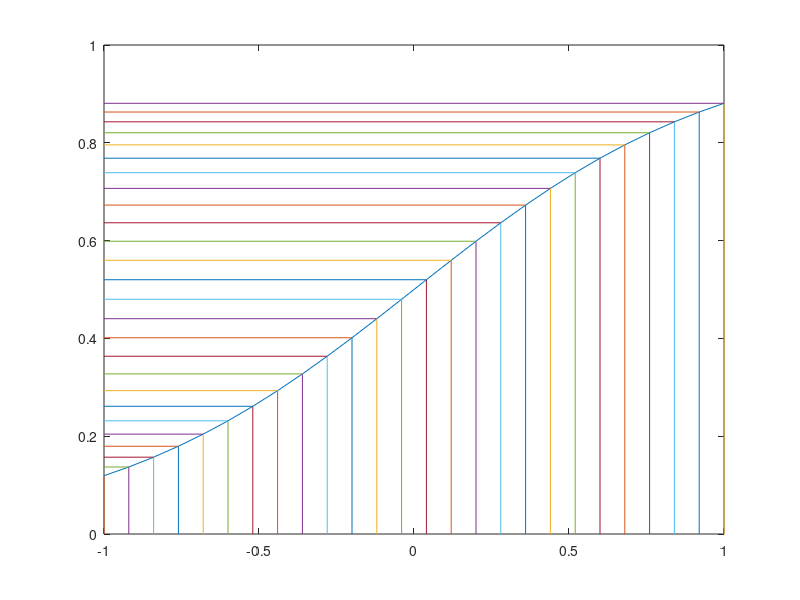
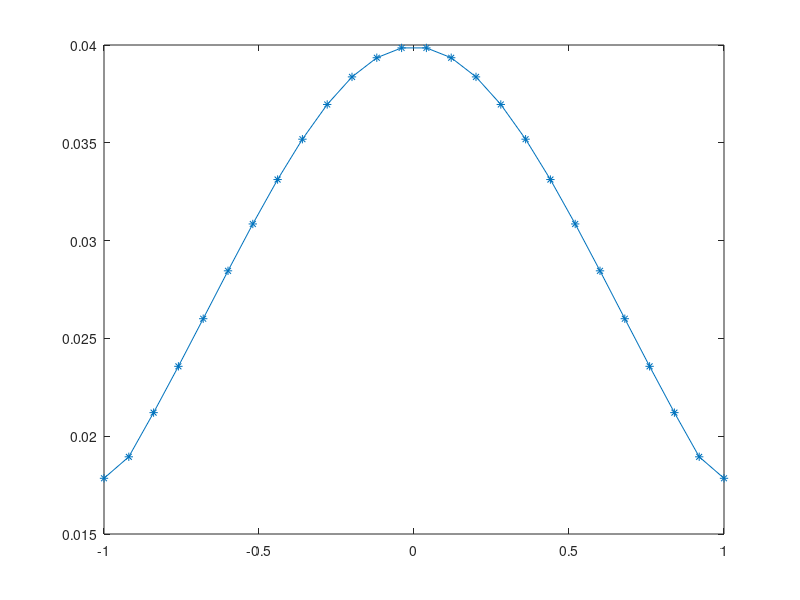
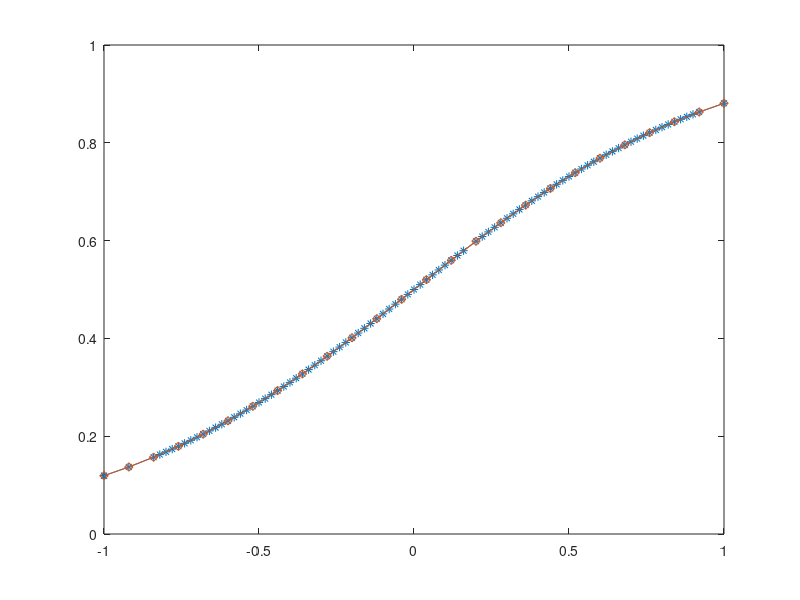
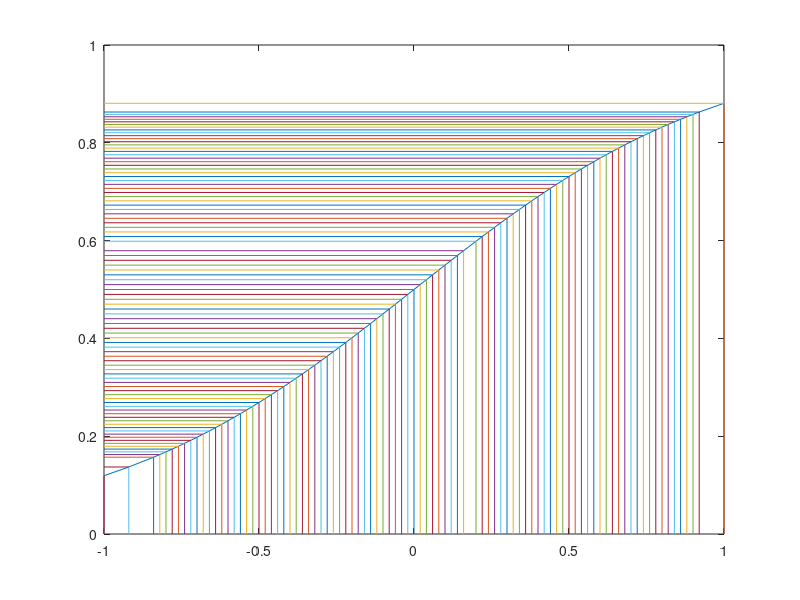

Recreate these plots in MATLAB, in order.
clear all; close all;


%% Test function

r = 0.08; % Step
x = -1:r:1;
n = size(x);
y = 0.5*(1+tanh(x));

figure(1)
plot(x,y) ;
hold on;

for i=1:n(2)
 plot([x(i),x(i)],[0, y(i)]);
 plot([-1,x(i)],[y(i), y(i)]);
end


figure(2)

ydiff1 = gradient(y);

plot(x,ydiff1,'-*')


%% Grid refinement

tol = 1e-2;

% Interpolate to half grid spacing

x_half = -1:r/2:1;
y_half = interp1(x,y,x_half,'spline');

% Find new half-grid gradient

ydiff1_2 = gradient(y_half);

% Adaptive grid
x_adapt = x(1);
for i = 1:n(1,2)-1
    j = 1;
    
    ydifftemp1 = ydiff1_2(2*i-1); % Load half-grid gradient
    ydifftemp2 = ydiff1(i); % Load complete grid gradient
    
    if(abs(ydifftemp1 - ydifftemp2) < tol) % Check if the current gradient is sufficiently low  
        x_adapt = horzcat([x_adapt x(1,i)]); 
    end
    
    if abs(ydifftemp1 - ydifftemp2) > tol % Check if the current gradient error is high
        
        while abs(ydifftemp1 - ydifftemp2) > tol
            x_refined = x(i):r/(2*(j+1)):x(i+1);   % Reduce grid size by half
            y_refined = interp1(x_half,y_half,x_refined,'spline');
            ydiff_refined = gradient(y_refined);
            ydifftemp2 = ydifftemp1; 
            ydifftemp1 = ydiff_refined(1,1);
            j = j+1;
        end
    
    x_adapt = horzcat([x_adapt x_refined(1,1:end-1)]); % Add the refined grid points
    
    end
        
   
end

x_adapt = horzcat([x_adapt x(1,end)]);
y_adapt = interp1(x,y,x_adapt,'spline');

figure(3)

plot(x_adapt,y_adapt,'-*')
hold on;

plot(x,y,'-d')


figure(4)

plot(x_adapt,y_adapt) ;
hold on;
n2 = size(x_adapt,2);
for i=1:n2
 plot([x_adapt(i),x_adapt(i)],[0, y_adapt(i)]);
 plot([-1,x_adapt(i)],[y_adapt(i), y_adapt(i)]);
end